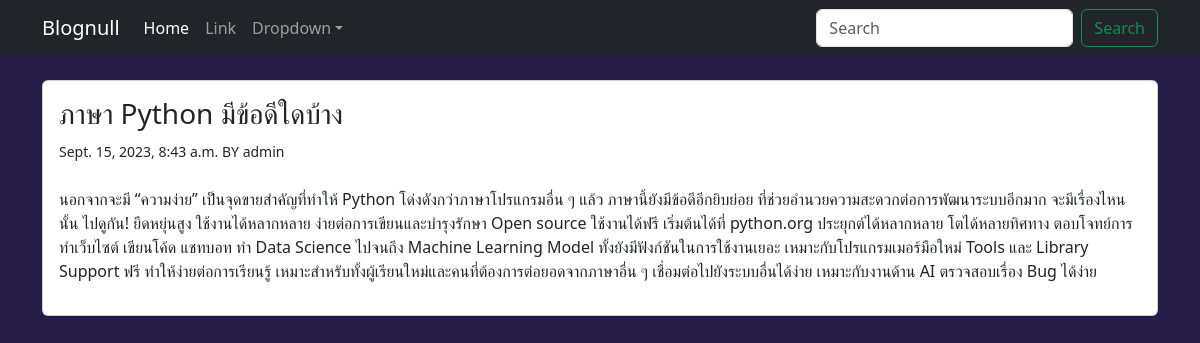
The app's page /blog/4 with its own data.
### blog/models.py (models this page shows, shortened)
class Post(models.Model):
    class Status(models.TextChoices): # เพิ่มฟิลด์ status
        DRAFT = 'DF', 'Draft'
        PUBLISHED = 'PB', 'Published'
    title = models.CharField(max_length=250)
    slug = models.SlugField(max_length=250)
    body = models.TextField()
    publish = models.DateTimeField(default=timezone.now) # เพิ่ม datetime
    created = models.DateTimeField(auto_now_add=True) # เพิ่ม datetime
    updated = models.DateTimeField(auto_now=True) # เพิ่ม datetime
    status = models.CharField(max_length=2,
                                choices=Status.choices,
                                default=Status.DRAFT) # เพิ่มฟิลด์ status
    author = models.ForeignKey(User,
                                on_delete=models.CASCADE,
                                related_name='blog_posts') # เพิ่มความสัมพันธ์กับ User
    objects=models.Manager() #the dufault manager
    published=PublishedManager() #our custom manager
    class Meta: # การกำหนดการเรียงข้อมูลในโมเดล Post
        ordering = ['-publish'] # เรียงลำดับโพสต์จากวันที่ล่าสุดไปยังเก่าสุด
        indexes = [
            models.Index(fields=['-publish']), # เพิ่ม index
        ]

### blog/views.py (the view)
# urls.py: path('<int:id>',views.post_detail,name='post_detail')
def post_detail(request,id):
    post=Post.published.get(id=id)
    return render(request,'blog/post/detail.html',{'post':post})

### blog/models.py (called while the page is built)
    def get_queryset(self):
        return super().get_queryset().filter(status=Post.Status.PUBLISHED)

### blog/templates/blog/post/detail.html (shortened to what this page needs)
{% extends 'blog/base.html' %} #Call Master page
{% block content %}
    <div class="card mb-4">
        <div class="card-body">
            <h3>{{ post.title }}</h3>
            <small>{{ post.publish }} BY {{ post.author }}</small>
            <p class="mt-4">{{ post.body }}</p>
        </div>
    </div>
{% endblock %}

### blog/static/css/style.css (style rules this page uses)
body { background-color: rgb(37, 29, 71); }

### records on screen
Post: title "ภาษา Python มีข้อดีใดบ้าง", publish "Sept. 15, 2023, 8:43 a.m.", author "admin", body "นอกจากจะมี “ความง่าย” เป็นจุดขายสำคัญที่ทำให้ Python โด่งดังกว่าภาษาโปรแกรมอื่น ๆ แล้ว ภาษานี้ยังมีข้อดีอีกยิบย่อย ที่ช่วยอำนวยความสะดวกต่อการพัฒนาระบบอีกมาก จะมีเรื่องไหนนั้น ไปดูกัน! ยืดหยุ่นสูง ใช้งานได้หลากหลาย ง่ายต่อการเขียนและบำรุงรักษา Open source ใช้งานได้ฟรี เริ่มต้นได้ที่ python.org ประยุกต์ได้หลากหลาย โตได้หลายทิศทาง ตอบโจทย์การทำเว็บไซต์ เขียนโค้ด แชทบอท ทำ Data Science ไปจนถึง Machine Learning Model ทั้งยังมีฟังก์ชันในการใช้งานเยอะ เหมาะกับโปรแกรมเมอร์มือใหม่ Tools และ Library Support ฟรี ทำให้ง่ายต่อการเรียนรู้ เหมาะสำหรับทั้งผู้เรียนใหม่และคนที่ต้องการต่อยอดจากภาษาอื่น ๆ เชื่อมต่อไปยังระบบอื่นได้ง่าย เหมาะกับงานด้าน AI ตรวจสอบเรื่อง Bug ได้ง่าย"
